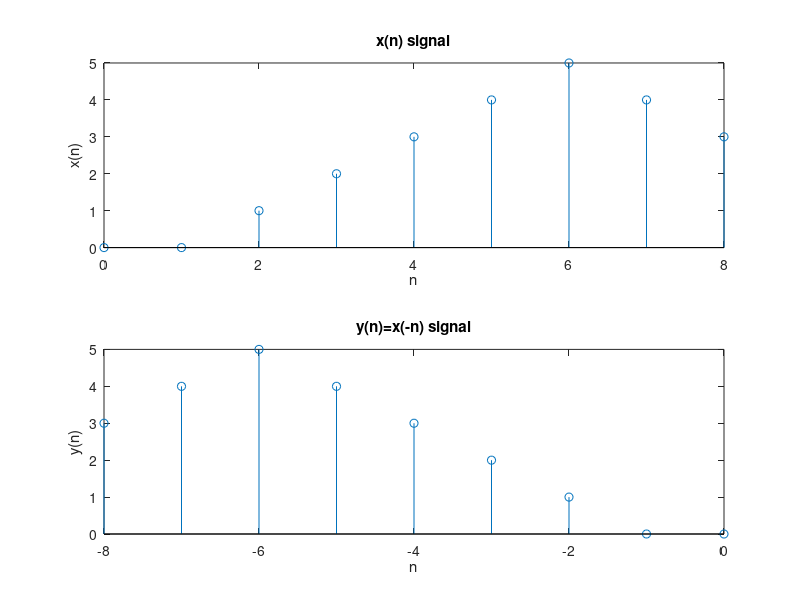

Here is the MATLAB script that generated this plot:
%Folding a Discrete-time signal
n = 0:8;
x = [0 0 1 2 3 4 5 4 3];
subplot(2,1,1);
stem(n,x);
title('x(n) signal');
xlabel('n'); ylabel('x(n)');

m=-fliplr(n); y=fliplr(x);
subplot(2,1,2);
stem(m,y);
title('y(n)=x(-n) signal');
xlabel('n'); ylabel('y(n)');